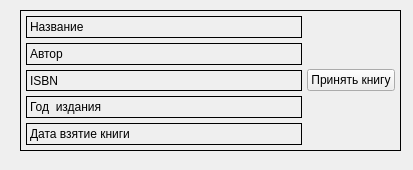
<?xml version="1.0" encoding="UTF-8"?>
<ui version="4.0">
 <class>Form</class>
 <widget class="QWidget" name="Form">
  <property name="geometry">
   <rect>
    <x>0</x>
    <y>0</y>
    <width>413</width>
    <height>170</height>
   </rect>
  </property>
  <property name="windowTitle">
   <string>Form</string>
  </property>
  <property name="styleSheet">
   <string notr="true">QFrame {
	border: 1px solid black;
}</string>
  </property>
  <widget class="QFrame" name="frame_zxc">
   <property name="geometry">
    <rect>
     <x>20</x>
     <y>10</y>
     <width>381</width>
     <height>141</height>
    </rect>
   </property>
   <property name="sizePolicy">
    <sizepolicy hsizetype="Expanding" vsizetype="Preferred">
     <horstretch>0</horstretch>
     <verstretch>0</verstretch>
    </sizepolicy>
   </property>
   <property name="minimumSize">
    <size>
     <width>321</width>
     <height>141</height>
    </size>
   </property>
   <property name="frameShape">
    <enum>QFrame::StyledPanel</enum>
   </property>
   <property name="frameShadow">
    <enum>QFrame::Raised</enum>
   </property>
   <layout class="QGridLayout" name="gridLayout">
    <property name="leftMargin">
     <number>5</number>
    </property>
    <property name="topMargin">
     <number>5</number>
    </property>
    <property name="rightMargin">
     <number>5</number>
    </property>
    <property name="bottomMargin">
     <number>5</number>
    </property>
    <property name="spacing">
     <number>5</number>
    </property>
    <item row="0" column="0">
     <widget class="QLabel" name="label_name">
      <property name="sizePolicy">
       <sizepolicy hsizetype="Expanding" vsizetype="Preferred">
        <horstretch>0</horstretch>
        <verstretch>0</verstretch>
       </sizepolicy>
      </property>
      <property name="text">
       <string>Название</string>
      </property>
     </widget>
    </item>
    <item row="3" column="0">
     <widget class="QLabel" name="label_year_publication">
      <property name="text">
       <string>Год  издания</string>
      </property>
     </widget>
    </item>
    <item row="1" column="0">
     <widget class="QLabel" name="label_author">
      <property name="text">
       <string>Автор</string>
      </property>
     </widget>
    </item>
    <item row="2" column="0">
     <widget class="QLabel" name="label_isbn">
      <property name="text">
       <string>ISBN</string>
      </property>
     </widget>
    </item>
    <item row="4" column="0">
     <widget class="QLabel" name="label_date_take">
      <property name="text">
       <string>Дата взятие книги</string>
      </property>
     </widget>
    </item>
    <item row="0" column="1" rowspan="5">
     <widget class="QPushButton" name="pushButton_accept">
      <property name="cursor">
       <cursorShape>PointingHandCursor</cursorShape>
      </property>
      <property name="text">
       <string>Принять книгу</string>
      </property>
      <property name="icon">
       <iconset resource="../../../icons/icons.qrc">
        <normaloff>:/icons/book/book-pick-up.png</normaloff>:/icons/book/book-pick-up.png</iconset>
      </property>
      <property name="iconSize">
       <size>
        <width>32</width>
        <height>32</height>
       </size>
      </property>
     </widget>
    </item>
   </layout>
  </widget>
 </widget>
 <resources>
  <include location="../../../icons/icons.qrc"/>
 </resources>
 <connections/>
</ui>
